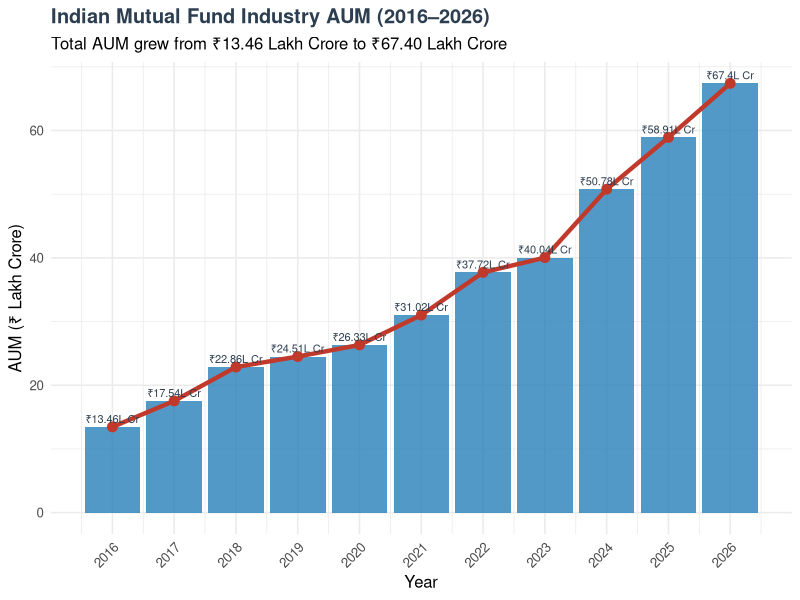
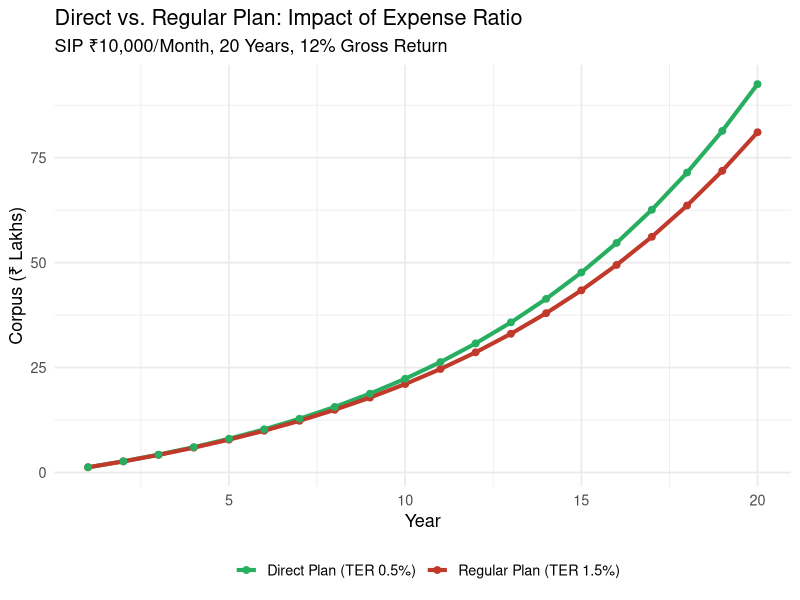
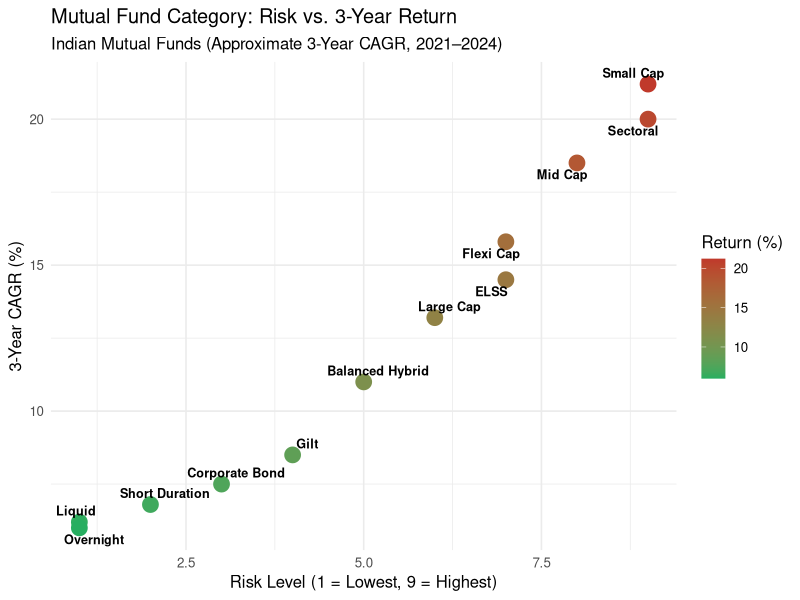
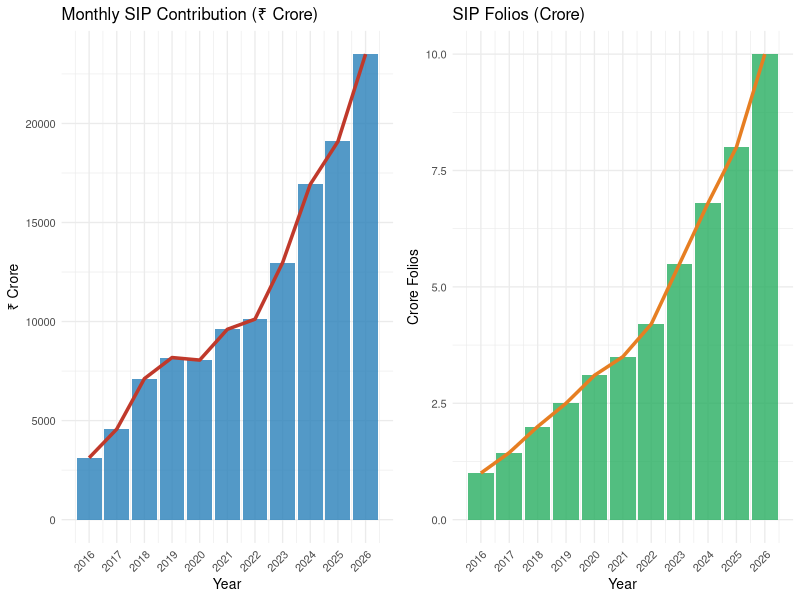
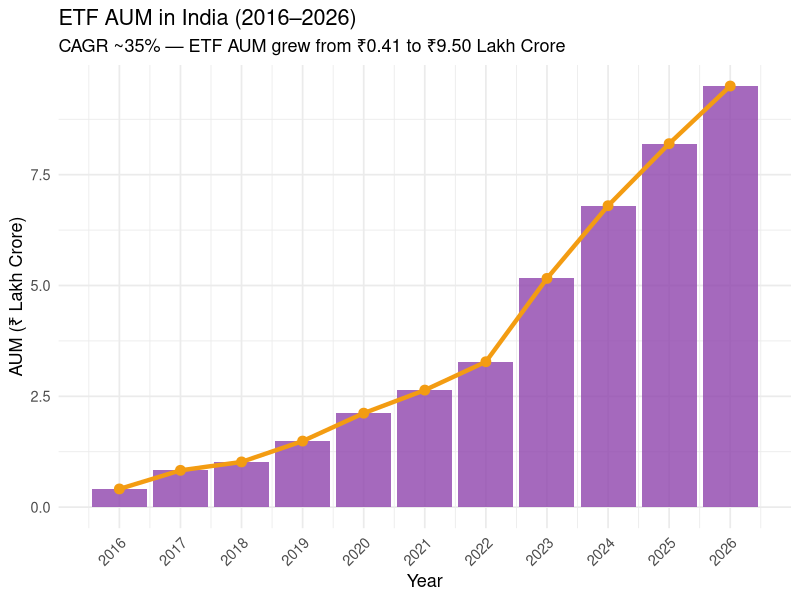
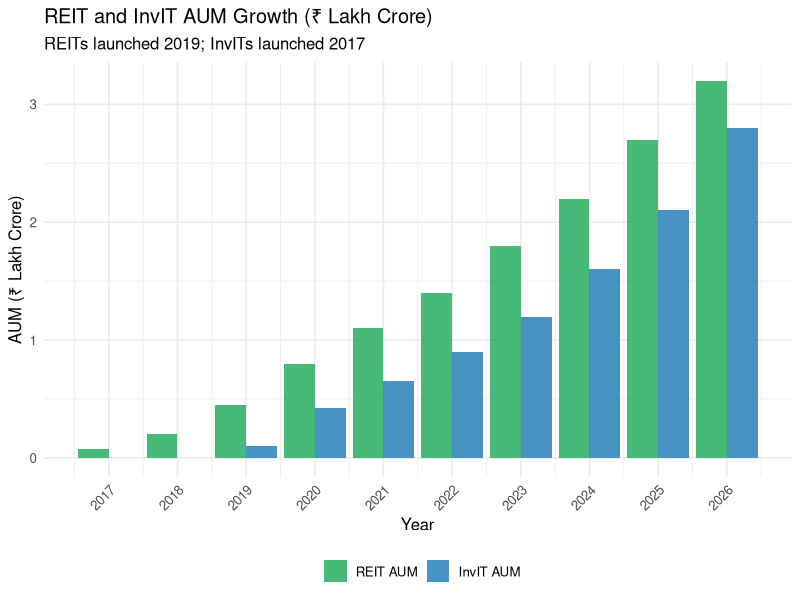

Generate these figures, in order, with R:
## ---- chunk 1
# Loads packages needed by this chapter if it is knit on its own (e.g. by
# clicking "Knit" on this file directly). When the whole book is built with
# bookdown::render_book()/"Build Book", index.Rmd's setup chunk already loads
# these first, and these calls here are harmless no-ops.
knitr::opts_chunk$set(echo = TRUE, warning = FALSE, message = FALSE)

required_packages <- c("knitr", "kableExtra", "magrittr", "ggplot2",
                        "dplyr", "tidyr", "ggrepel", "gridExtra", "DiagrammeR")
installed <- rownames(installed.packages())
for (pkg in required_packages) {
  if (!(pkg %in% installed)) install.packages(pkg, repos = "https://cloud.r-project.org")
}

library(knitr)
library(kableExtra)
library(magrittr)
library(ggplot2)
library(dplyr)
library(tidyr)
library(ggrepel)
library(gridExtra)
library(DiagrammeR)
## ---- chunk 2
equity_types <- data.frame(
  Type = c("Ordinary / Common Shares", "Founder Shares / Promoter Shares",
           "Sweat Equity Shares", "Employee Stock Option Plan (ESOP)",
           "Bonus Shares", "Right Shares", "Deferred Shares"),
  Features = c(
    "Standard equity with full voting rights and dividend entitlement",
    "Held by founders; may carry differential voting rights (DVR)",
    "Issued to directors/employees for know-how or IPR at discount",
    "Options to buy shares at predetermined price; reward tool",
    "Issued free to existing shareholders from reserves",
    "Offered to existing shareholders at discount before public issue",
    "Dividend deferred until preference and equity holders are paid"
  ),
  Indian_Example = c(
    "Reliance Industries, TCS, HDFC Bank",
    "Infosys founder shares (N.R. Narayana Murthy, Nilekani)",
    "ESOP-heavy tech startups: Zomato, Nykaa",
    "Wipro, Infosys ESOP programmes",
    "TCS 1:1 bonus (2022), Asian Paints frequent bonuses",
    "Tata Motors Rights Issue (2021 — ₹15,000 Cr)",
    "Historically used; rare in modern India"
  )
)

kable(equity_types,
      caption = "Table 2.1: Types of Equity Shares and Indian Examples",
      col.names = c("Type", "Features", "Indian Example"),
      booktabs = TRUE) %>%
  kable_styling(bootstrap_options = c("striped", "hover"), font_size = 11, full_width = TRUE) %>%
  row_spec(0, bold = TRUE, color = "white", background = "#2c3e50")
## ---- chunk 3
pref_types <- data.frame(
  Type = c("Cumulative", "Non-Cumulative", "Participating", "Non-Participating",
           "Redeemable", "Irredeemable", "Convertible", "Non-Convertible"),
  Description = c(
    "Unpaid dividends accumulate; must be paid before equity dividend",
    "Lapsed dividends are not carried forward",
    "Right to share in surplus profits after fixed dividend",
    "Only entitled to fixed dividend, no additional profit share",
    "Redeemed by company after a specified period (max 20 yrs in India)",
    "Not redeemed during company's lifetime (banned in India post-1988)",
    "Can be converted into equity shares after specified period",
    "Cannot be converted into equity"
  ),
  Key_Feature = c(
    "Investor-protective; safe during loss years",
    "No backlog; company-friendly",
    "Upside participation in good years",
    "Fixed income only",
    "Capital returned; SEBI regulated",
    "Permanent capital; phased out",
    "Equity upside with preference security",
    "Pure fixed-income; no equity participation"
  )
)

kable(pref_types,
      caption = "Table 2.2: Types of Preference Shares",
      booktabs = TRUE) %>%
  kable_styling(bootstrap_options = c("striped", "hover"), font_size = 11, full_width = TRUE) %>%
  row_spec(0, bold = TRUE, color = "white", background = "#2c3e50")
## ---- chunk 4
deb_data <- data.frame(
  Classification = c("On Security", "On Security", "On Convertibility", "On Convertibility",
                     "On Convertibility", "On Redemption", "On Coupon"),
  Type = c("Secured Debentures", "Unsecured Debentures",
           "Fully Convertible Debentures (FCDs)",
           "Partly Convertible Debentures (PCDs)",
           "Non-Convertible Debentures (NCDs)",
           "Redeemable / Irredeemable",
           "Fixed / Floating Rate"),
  Description = c(
    "Backed by charge on company's assets; safer for investors",
    "No asset backing; higher risk, higher yield",
    "Entire amount converted to equity on specified date",
    "Partial conversion to equity; balance redeemed",
    "Not convertible; pure debt instrument; most common in India",
    "Redeemable at par/premium on maturity; irredeemable rare",
    "Fixed coupon vs. linked to MIBOR/T-Bill rate"
  )
)

kable(deb_data,
      caption = "Table 2.3: Types of Debentures",
      col.names = c("Classification Basis", "Type", "Description"),
      booktabs = TRUE) %>%
  kable_styling(bootstrap_options = c("striped", "hover"), full_width = TRUE) %>%
  row_spec(0, bold = TRUE, color = "white", background = "#2c3e50") %>%
  collapse_rows(columns = 1, valign = "middle")
## ---- chunk 5
DiagrammeR::mermaid(r"(
flowchart TD
    A[Investors / Unit Holders] -->|Pool Money| B[Asset Management Company - AMC]
    B -->|Invests| C[Diversified Portfolio]
    C --> D[Equity Shares]
    C --> E[Government Bonds]
    C --> F[Corporate Debentures]
    C --> G[Money Market Instruments]
    C --> H[Gold / REITs]
    B --> I[Fund Manager]
    I --> B
    B -->|Returns| A
    J[SEBI] -->|Regulates| B
    K[Trustee] -->|Oversees| B
    L[Custodian] -->|Holds Assets| B
    M[Registrar and Transfer Agent] -->|Handles Units| A
    style A fill:#2980b9,color:#fff
    style B fill:#2c3e50,color:#fff
    style J fill:#c0392b,color:#fff
    style I fill:#27ae60,color:#fff
)")
## ---- chunk 6
mf_years <- 2016:2026
mf_aum <- c(13.46, 17.54, 22.86, 24.51, 26.33, 31.02,
             37.72, 40.04, 50.78, 58.91, 67.40) # ₹ Lakh Crore (approximate)

mf_df <- data.frame(Year = mf_years, AUM = mf_aum)

ggplot(mf_df, aes(x = Year, y = AUM)) +
  geom_col(fill = "#2980b9", alpha = 0.8) +
  geom_line(aes(group = 1), color = "#c0392b", linewidth = 1.5) +
  geom_point(color = "#c0392b", size = 3) +
  geom_text(aes(label = paste0("₹", AUM, "L Cr")), vjust = -0.5, size = 2.8, color = "#2c3e50") +
  labs(title = "Indian Mutual Fund Industry AUM (2016–2026)",
       subtitle = "Total AUM grew from ₹13.46 Lakh Crore to ₹67.40 Lakh Crore",
       x = "Year", y = "AUM (₹ Lakh Crore)") +
  scale_x_continuous(breaks = 2016:2026) +
  scale_y_continuous(expand = c(0.05, 0)) +
  theme_minimal(base_size = 12) +
  theme(axis.text.x = element_text(angle = 45, hjust = 1),
        plot.title = element_text(face = "bold", color = "#2c3e50"))
## ---- chunk 7
# NAV Calculation
total_assets <- 8450 + 320 + 48 + 22  # in Crore
total_liabilities <- 15 + 8
net_assets <- total_assets - total_liabilities
units_outstanding <- 250  # Crore units

NAV <- net_assets / units_outstanding
cat("Total Assets: ₹", total_assets, "Crore\n")
cat("Total Liabilities: ₹", total_liabilities, "Crore\n")
cat("Net Assets: ₹", net_assets, "Crore\n")
cat("NAV per unit: ₹", round(NAV, 2), "\n")
## ---- chunk 8
nav_purchase <- 18.50
nav_current <- 52.80
years_held <- 8

absolute_return <- ((nav_current - nav_purchase) / nav_purchase) * 100
cagr <- (nav_current / nav_purchase)^(1/years_held) - 1

cat("Absolute Return:", round(absolute_return, 2), "%\n")
cat("CAGR:", round(cagr * 100, 2), "% per annum\n")
## ---- chunk 9
er_limits <- data.frame(
  AUM_Slab = c("First ₹500 Cr", "Next ₹250 Cr", "Next ₹1,250 Cr",
               "Next ₹3,000 Cr", "Next ₹5,000 Cr", "Next ₹40,000 Cr",
               "Balance above ₹50,000 Cr"),
  Equity_TER = c("2.25%", "2.00%", "1.75%", "1.60%", "1.50%",
                  "Reduce by 0.05% per ₹5,000 Cr", "1.05%"),
  Debt_TER = c("2.00%", "1.75%", "1.50%", "1.35%", "1.25%",
                "Reduce by 0.05%", "0.80%"),
  Index_ETF = c("1.00%", "1.00%", "1.00%", "1.00%", "1.00%", "1.00%", "1.00%")
)

kable(er_limits,
      caption = "Table 2.4: SEBI Maximum TER Limits for Mutual Funds",
      col.names = c("AUM Slab", "Equity TER Max", "Debt TER Max", "Index/ETF Max"),
      booktabs = TRUE) %>%
  kable_styling(bootstrap_options = c("striped", "hover"), full_width = TRUE) %>%
  row_spec(0, bold = TRUE, color = "white", background = "#2c3e50")
## ---- chunk 10
aum <- 12000  # Crore
management_fee <- 108
distribution <- 36
trustee <- 6
others <- 10

total_expenses <- management_fee + distribution + trustee + others
TER <- (total_expenses / aum) * 100

cat("Total Annual Expenses: ₹", total_expenses, "Crore\n")
cat("Average AUM: ₹", aum, "Crore\n")
cat("Total Expense Ratio (TER):", round(TER, 3), "%\n")
cat("Impact on ₹1 Lakh invested:", round(100000 * TER/100), "per annum\n")
## ---- chunk 11
monthly_sip <- 10000
months <- 240
gross_return <- 0.12 / 12  # Monthly

# Regular plan: 12% gross, 1.5% TER → ~10.5% net return
regular_return <- (0.12 - 0.015) / 12
direct_return <- (0.12 - 0.005) / 12  # Direct: 0.5% TER

fv_regular <- monthly_sip * (((1 + regular_return)^months - 1) / regular_return)
fv_direct <- monthly_sip * (((1 + direct_return)^months - 1) / direct_return)

cat("20-Year SIP in Regular Plan: ₹", format(round(fv_regular), big.mark = ","), "\n")
cat("20-Year SIP in Direct Plan:  ₹", format(round(fv_direct), big.mark = ","), "\n")
cat("Extra wealth from Direct Plan: ₹", format(round(fv_direct - fv_regular), big.mark = ","), "\n")

# Plot comparison
year_seq <- 1:20
corpus_regular <- sapply(year_seq, function(y) {
  m <- y * 12
  monthly_sip * (((1 + regular_return)^m - 1) / regular_return)
})
corpus_direct <- sapply(year_seq, function(y) {
  m <- y * 12
  monthly_sip * (((1 + direct_return)^m - 1) / direct_return)
})

plot_df <- data.frame(
  Year = rep(year_seq, 2),
  Corpus = c(corpus_regular, corpus_direct) / 100000,
  Plan = rep(c("Regular Plan (TER 1.5%)", "Direct Plan (TER 0.5%)"), each = 20)
)

ggplot(plot_df, aes(x = Year, y = Corpus, color = Plan)) +
  geom_line(linewidth = 1.4) +
  geom_point(size = 2) +
  scale_color_manual(values = c("Regular Plan (TER 1.5%)" = "#c0392b",
                                 "Direct Plan (TER 0.5%)" = "#27ae60")) +
  labs(title = "Direct vs. Regular Plan: Impact of Expense Ratio",
       subtitle = "SIP ₹10,000/Month, 20 Years, 12% Gross Return",
       x = "Year", y = "Corpus (₹ Lakhs)", color = "") +
  theme_minimal(base_size = 13) +
  theme(legend.position = "bottom")
## ---- chunk 12
DiagrammeR::mermaid(r"(
flowchart TD
    A[SEBI Categorisation of Mutual Funds] --> B[Equity Schemes]
    A --> C[Debt Schemes]
    A --> D[Hybrid Schemes]
    A --> E[Solution-Oriented Schemes]
    A --> F[Other Schemes]

    B --> B1[Multi Cap / Flexi Cap]
    B --> B2[Large Cap / Mid Cap / Small Cap]
    B --> B3[ELSS - Tax Saving]
    B --> B4[Sectoral / Thematic]
    B --> B5[Focused Fund]

    C --> C1[Overnight / Liquid]
    C --> C2[Short / Medium Duration]
    C --> C3[Credit Risk Fund]
    C --> C4[Gilt Fund]
    C --> C5[Corporate Bond Fund]

    D --> D1[Aggressive Hybrid]
    D --> D2[Balanced Advantage / Dynamic]
    D --> D3[Multi-Asset Allocation]
    D --> D4[Arbitrage Fund]

    E --> E1[Retirement Fund]
    E --> E2[Children's Fund]

    F --> F1[Index Funds / ETFs]
    F --> F2[FoF - Fund of Funds]

    style A fill:#2c3e50,color:#fff
    style B fill:#2980b9,color:#fff
    style C fill:#27ae60,color:#fff
    style D fill:#e67e22,color:#fff
    style E fill:#8e44ad,color:#fff
    style F fill:#c0392b,color:#fff
)")
## ---- chunk 13
mf_categories <- data.frame(
  Category = c("Liquid", "Overnight", "Short Duration", "Corporate Bond",
               "Gilt", "Balanced Hybrid", "Large Cap", "Flexi Cap",
               "Mid Cap", "Small Cap", "ELSS", "Sectoral"),
  Risk = c(1, 1, 2, 3, 4, 5, 6, 7, 8, 9, 7, 9),
  Return_3yr = c(6.2, 6.0, 6.8, 7.5, 8.5, 11.0, 13.2, 15.8, 18.5, 21.2, 14.5, 20.0)
)

ggplot(mf_categories, aes(x = Risk, y = Return_3yr, label = Category)) +
  geom_point(aes(color = Return_3yr), size = 5) +
  ggrepel::geom_text_repel(size = 3.2, fontface = "bold") +
  scale_color_gradient(low = "#27ae60", high = "#c0392b") +
  labs(title = "Mutual Fund Category: Risk vs. 3-Year Return",
       subtitle = "Indian Mutual Funds (Approximate 3-Year CAGR, 2021–2024)",
       x = "Risk Level (1 = Lowest, 9 = Highest)",
       y = "3-Year CAGR (%)", color = "Return (%)") +
  theme_minimal(base_size = 12)
## ---- chunk 14
sip_data <- data.frame(
  Year = 2016:2026,
  SIP_Monthly_Cr = c(3122, 4571, 7119, 8183, 8055, 9609, 10121,
                      12976, 16928, 19089, 23500), # ₹ Crore per month (approximate)
  SIP_Folios_Cr = c(1.00, 1.44, 2.00, 2.50, 3.10, 3.50, 4.20,
                     5.50, 6.80, 8.00, 10.00) # Crore folios
)

p1 <- ggplot(sip_data, aes(x = Year, y = SIP_Monthly_Cr)) +
  geom_col(fill = "#2980b9", alpha = 0.8) +
  geom_line(aes(group = 1), color = "#c0392b", linewidth = 1.2) +
  labs(title = "Monthly SIP Contribution (₹ Crore)", x = "Year", y = "₹ Crore") +
  scale_x_continuous(breaks = 2016:2026) +
  theme_minimal(base_size = 10) +
  theme(axis.text.x = element_text(angle = 45, hjust = 1))

p2 <- ggplot(sip_data, aes(x = Year, y = SIP_Folios_Cr)) +
  geom_col(fill = "#27ae60", alpha = 0.8) +
  geom_line(aes(group = 1), color = "#e67e22", linewidth = 1.2) +
  labs(title = "SIP Folios (Crore)", x = "Year", y = "Crore Folios") +
  scale_x_continuous(breaks = 2016:2026) +
  theme_minimal(base_size = 10) +
  theme(axis.text.x = element_text(angle = 45, hjust = 1))

gridExtra::grid.arrange(p1, p2, ncol = 2)
## ---- chunk 15
etf_data <- data.frame(
  Year = 2016:2026,
  ETF_AUM = c(0.41, 0.83, 1.02, 1.49, 2.12, 2.64,
               3.28, 5.16, 6.80, 8.20, 9.50) # ₹ Lakh Crore
)

ggplot(etf_data, aes(x = Year, y = ETF_AUM)) +
  geom_col(fill = "#8e44ad", alpha = 0.8) +
  geom_line(aes(group = 1), color = "#f39c12", linewidth = 1.5) +
  geom_point(color = "#f39c12", size = 3) +
  labs(title = "ETF AUM in India (2016–2026)",
       subtitle = "CAGR ~35% — ETF AUM grew from ₹0.41 to ₹9.50 Lakh Crore",
       x = "Year", y = "AUM (₹ Lakh Crore)") +
  scale_x_continuous(breaks = 2016:2026) +
  theme_minimal(base_size = 13) +
  theme(axis.text.x = element_text(angle = 45, hjust = 1))
## ---- chunk 16
DiagrammeR::mermaid(r"(
flowchart LR
    A[Retail and Institutional Investors] -->|Units| B[REIT Trust]
    B -->|Manager| C[Investment Manager]
    C -->|Acquires / Manages| D[Special Purpose Vehicles - SPVs]
    D -->|Holds| E[Commercial Properties]
    E --> E1[Office Parks]
    E --> E2[Retail Malls]
    E --> E3[Warehouses]
    E --> E4[Hospitals]
    D -->|Income| B
    B -->|90% Distribution| A
    F[SEBI] -->|Regulates| B
    style B fill:#2c3e50,color:#fff
    style F fill:#c0392b,color:#fff
    style A fill:#2980b9,color:#fff
)")
## ---- chunk 17
ri_data <- data.frame(
  Year = 2017:2026,
  REIT_AUM = c(0, 0, 0.10, 0.42, 0.65, 0.90, 1.20, 1.60, 2.10, 2.80),
  InvIT_AUM = c(0.08, 0.20, 0.45, 0.80, 1.10, 1.40, 1.80, 2.20, 2.70, 3.20)
)

ri_long <- tidyr::pivot_longer(ri_data, -Year, names_to = "Type", values_to = "AUM")

ggplot(ri_long, aes(x = Year, y = AUM, fill = Type)) +
  geom_col(position = "dodge", alpha = 0.85) +
  scale_fill_manual(values = c("REIT_AUM" = "#2980b9", "InvIT_AUM" = "#27ae60"),
                    labels = c("REIT AUM", "InvIT AUM")) +
  labs(title = "REIT and InvIT AUM Growth (₹ Lakh Crore)",
       subtitle = "REITs launched 2019; InvITs launched 2017",
       x = "Year", y = "AUM (₹ Lakh Crore)", fill = "") +
  scale_x_continuous(breaks = 2017:2026) +
  theme_minimal(base_size = 12) +
  theme(axis.text.x = element_text(angle = 45, hjust = 1),
        legend.position = "bottom")
## ---- chunk 18
equity <- 5200; bonds <- 1800; cash <- 150; recv <- 50
liabilities <- 80; units <- 350

total_assets <- equity + bonds + cash + recv
nav <- (total_assets - liabilities) / units
cat("NAV =", round(nav, 4), "per unit\n")
## ---- chunk 19
nav_buy <- 25; nav_sell <- 56.20; years <- 5
cagr <- (nav_sell/nav_buy)^(1/years) - 1
cat("CAGR:", round(cagr*100, 2), "% per annum\n")
units_held <- 50000/nav_buy
gain <- (nav_sell - nav_buy) * units_held
cat("Investment value:", format(nav_sell * units_held, big.mark = ","), "\n")
cat("Capital Gain: ₹", format(gain, big.mark = ","), "\n")
